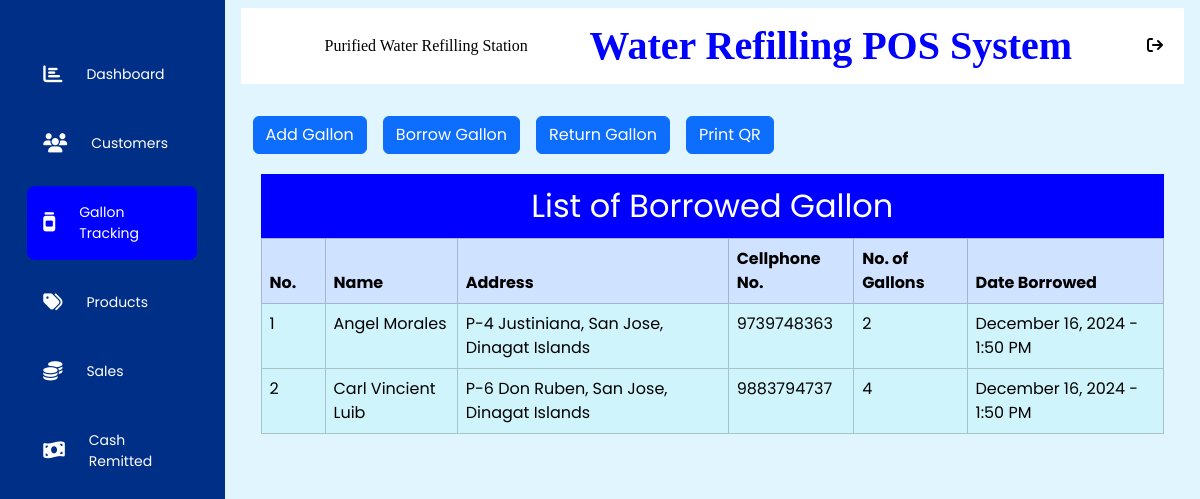
Screenshot of /water_refilling_POS_system/admin/gallon_inventory.php (signed in) with the database file from the repository.
### tables this page shows
CREATE TABLE `tbl_system_setup` (
  `setup_id` int(11) NOT NULL,
  `WRS_name` varchar(100) NOT NULL,
  `WRS_acronym` varchar(20) NOT NULL,
  `WRS_logo` text NOT NULL
);

CREATE TABLE `tbl_customers` (
  `cus_id` int(11) NOT NULL,
  `name` varchar(50) NOT NULL,
  `address` varchar(80) NOT NULL,
  `cp_num` varchar(15) NOT NULL,
  `cus_unique_code` varchar(10) NOT NULL
);

### water_refilling_POS_system/admin/gallon_inventory.php (the view, shortened to what this page needs)
<?php
include "function.php";
$wrs_sql = "SELECT * FROM `tbl_system_setup` WHERE setup_id = 1";
$wrs_result = mysqli_query($con, $wrs_sql);
if ($wrs_result) {
    $row = mysqli_fetch_assoc($wrs_result);
    if ($row) {
        $WRS_name = $row['WRS_name'];
    } else {
        echo "No records found.";
    }
} else {
    echo "Error in query: " . mysqli_error($con);
}
?>
<!DOCTYPE html>
<html lang="en">
<head>
    <link rel="stylesheet" href="../css/bootstrap.css">
    <link rel="stylesheet" href="../css/style.css">
    <link rel="stylesheet" href="../css/all.min.css">
</head>
<body>
    <main>
        <div class="sidebar">
            <ul class="menu" style="margin-top: 3em;">
                <li>
                    <a href="dashboard.php">
                        <i class="fas fa-chart-bar"></i>
                        <span>Dashboard</span>
                    </a>
                </li>
                <li>
                    <a href="customers.php">
                        <i class="fas fa-users"></i>
                        <span>Customers</span>
                    </a>
                </li>
                <li class="active">
                    <a href="gallon_inventory.php">
                        <i class="fas fa-jar"></i>
                        <span>Gallon Tracking</span>
                    </a>
                </li>
                <li>
                    <a href="products.php">
                        <i class="fas fa-tags"></i>
                        <span>Products</span>
                    </a>
                </li>
                <li>
                    <a href="sales.php">
                        <i class="fas fa-coins"></i>
                        <span>Sales</span>
                    </a>
                </li>
                <li>
                    <a href="cash_management.php">
                        <i class="fas fa-money-bill-wave"></i>
                        <span>Cash Remitted</span>
                    </a>
                </li>
            </ul>
        </div>
        <div class="main-content">
            <?php include "header.php"; ?>
            <div class="section sect1">
                <div class="container">
                    <div class="row">
                        <div class="col-md-12 dp-flex align-center" style="gap:1rem;">
                            <button id="openAddGallonModal" class="btn btn-primary" onclick="document.getElementById('addGallonModal').style.display='block'">Add Gallon</button>
                            <button id="openBorrowGallonModal" class="btn btn-primary" onclick="document.getElementById('borrowGallonModal').style.display='block'">Borrow Gallon</button>
                            <a href="scan_returned.php"><button class="btn btn-primary">Return Gallon</button></a>
                            <a href="borrowers_list.php"><button class="btn btn-primary">Print QR</button></a>
                        </div>
                    </div>
                </div>
            </div>
                <link href="../css/select2.min.css" rel="stylesheet" />
            <div class="table-wrapper">
                <div class="table-content">
                    <div class="table-header">List of Borrowed Gallon</div>
                    <table class="table table-bordered table-primary">
                        <thead class="thead-dark">
                            <tr>
                                <th scope="col" style="width: 4rem;">No.</th>
                                <th scope="col">Name</th>
                                <th scope="col">Address</th>
                                <th scope="col">Cellphone No.</th>
                                <th scope="col">No. of Gallons</th>
                                <th scope="col">Date Borrowed</th>
                            </tr>
                        </thead>
                        <tbody class="table-info">
                            <?php
                            $sql = "SELECT tbl_customers.cus_id, tbl_customers.name, tbl_customers.address, tbl_customers.cp_num,
                                    COUNT(tbl_borrowedgallon.gallon_id) as total_gallons,
                                    MIN(tbl_borrowedgallon.date_borrowed) as date_borrowed
                                    FROM tbl_borrowedgallon
                                    JOIN tbl_customers ON tbl_borrowedgallon.cus_id = tbl_customers.cus_id
                                    GROUP BY tbl_customers.cus_id, tbl_borrowedgallon.date_borrowed
                                    ORDER BY tbl_borrowedgallon.borrowed_id DESC";
                            $result = mysqli_query($con, $sql);
                            if($result && mysqli_num_rows($result) > 0){
                                $number = 0;
                                while ($row = mysqli_fetch_assoc($result)) {
                                    ++$number;
                                    $name = $row['name'];
                                    $address = $row['address'];
                                    $cp_num = $row['cp_num'];
                                    $total_gallons = $row['total_gallons'];
                                    $date_borrowed = $row['date_borrowed'];
                                    $date = new DateTime($date_borrowed);
                                    $formattedDate = $date->format('F j, Y - g:i A');
                                    echo "<tr data-toggle='collapse' data-target='#details$number' class='accordion-toggle'>
                                            <td>$number</td>
                                            <td>$name</td>
                                            <td>$address</td>
                                            <td>$cp_num</td>
                                            <td>$total_gallons</td>
                                            <td>$formattedDate</td>
                                          </tr>";
                                }
                            } else {
                                echo "<tr><td colspan='6'>No borrowed gallons found</td></tr>";
                            }
                            ?>
                        </tbody>
                    </table>
                </div>
            </div>
        </div>
    </main>
</body>
</html>

### water_refilling_POS_system/admin/header.php
<div class="top-wrapper">
	<div class="top-content dp-flex space-between align-center">
		<div class="top-each dp-flex align-center" style="gap: 1rem;">
			<div class="wrs_logo"></div>
			<div class="system_name"><?php echo "$WRS_name"; ?></div>
		</div>
		<div class="top-each">
			<h1 class="no-margin" style="font-family:rockwell; font-weight: bold;">Water Refilling POS System</h1>
		</div>
		<div class="top-each">
			<a href="cash_denomination.php"><button class=" btn btn-logout"><i class="fas fa-sign-out"></i></button></a>
		</div>
	</div>
</div>

### water_refilling_POS_system/css/style.css (style rules this page uses)
* { box-sizing: border-box; margin: 0; padding: 0; border: none; outline: none; font-family: "Poppins", sans-serif; }
main { display: flex; }
.container { max-width: 1280px; margin: auto; }
.dp-flex { display: flex; }
.align-center { align-items: center; }
.space-between { justify-content: space-between; }
.no-margin { margin: 0px; }
.sidebar { width: 110px; height: 100vh; padding: 0 1.7rem; color: gray !important; overflow: hidden; transition: all 0.3s linear; background: #002f87; position: sticky; top: 0; }
.menu { height: 88%; position: relative; list-style: none; padding: 0; }
.menu li { padding: 1rem; margin: 1rem 0; border-radius: 8px; transition: all 0.2s ease-in-out; }
.active { background: blue; }
.menu a { color: white; font-size: 14px; text-decoration: none; display: flex; align-items: center; gap: 1.5rem; }
.menu a span { overflow: hidden; }
.menu a i { font-size: 1.2rem; }
.main-content { overflow: hidden; position: relative; width: 100%; background: #e1f5fe; padding: 0.5rem 1rem; }
.top-wrapper { position: relative; z-index: 10; }
.top-content { padding: 0.5rem!important; background: white; color: blue; }
.top-content .btn-logout { color: black; background: transparent; }
.system_name { color: black; font-family: Cooper black; }
body { position: relative; }
.table-wrapper { position: relative; z-index: 2; background-color: transparent; padding: 20px; }
.wrs_logo { height: 60px; width: 60px; background-image: url(../img/water_splash.jpg); background-size: cover; background-repeat: no-repeat; background-position: center; border-radius: 50%; }
.section { position: relative; z-index: 10; }

### rows the page displays
tbl_system_setup: WRS_name "Purified Water Refilling Station"
tbl_customers: name "Angel Morales", address "P-4 Justiniana, San Jose, Dinagat Islands", cp_num "9739748363", total_gallons "2", formattedDate "December 16, 2024 - 1:50 PM"
tbl_customers: name "Carl Vincient Luib", address "P-6 Don Ruben, San Jose, Dinagat Islands", cp_num "9883794737", total_gallons "4", formattedDate "December 16, 2024 - 1:50 PM"
